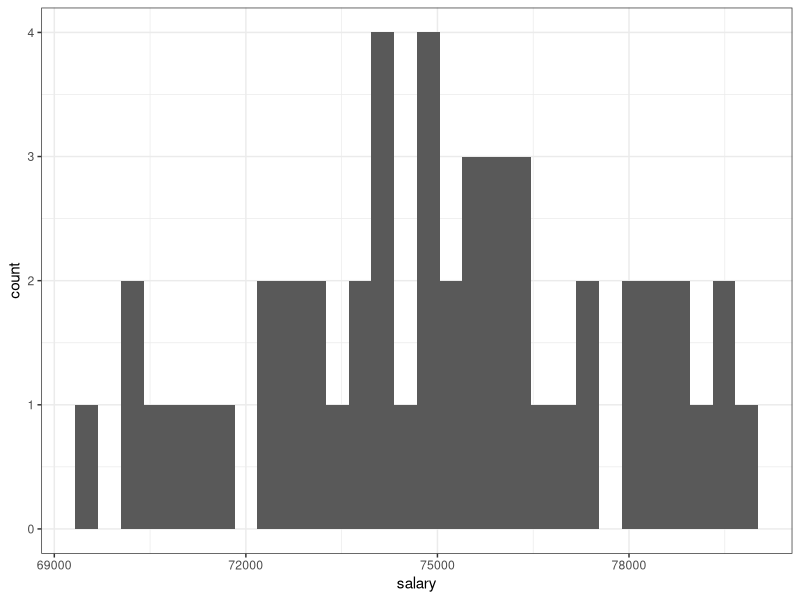
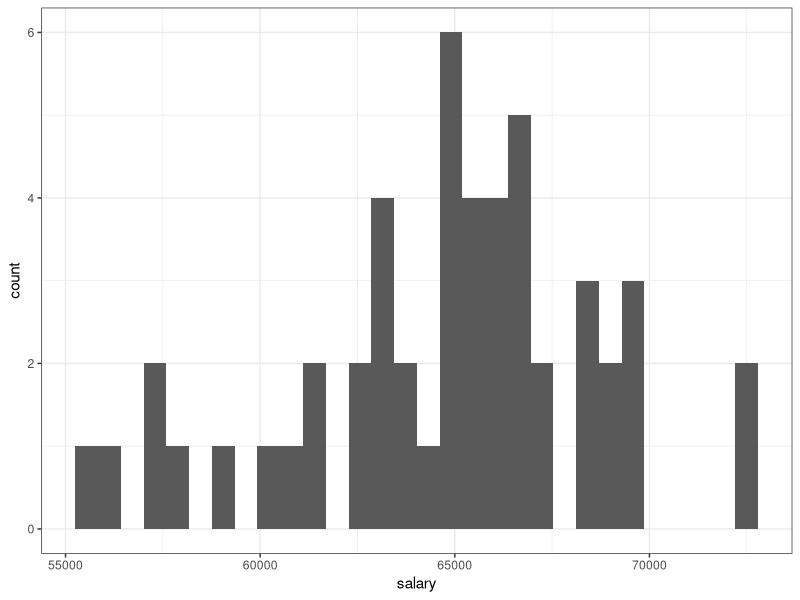
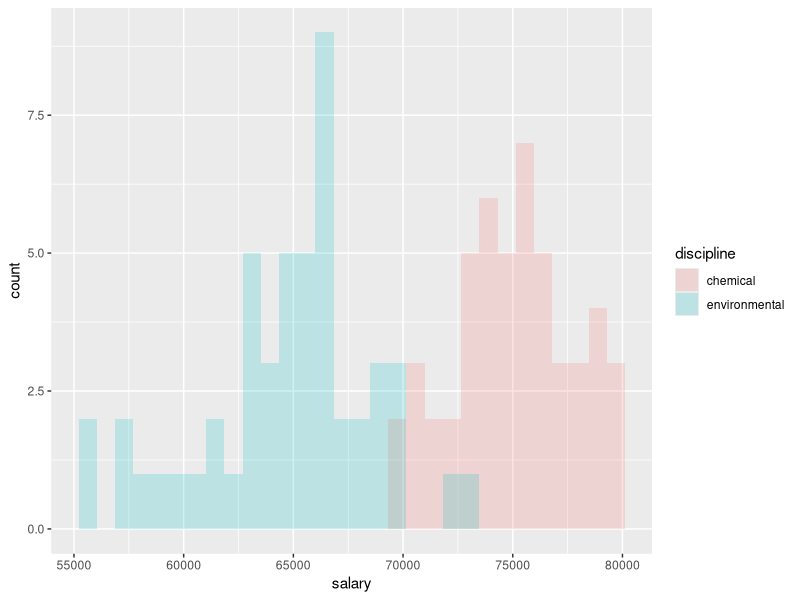

Reproduce these figures in R, in order. (Note: this script raises an error after producing the figures.)
### Week 8 - Comparing means (t-test) demos 


library(tidyverse)
library(broom)




getwd()
wd_path <- wd_path <- "G:/My Drive/AK Faculty/Teaching/ENGE 5714 - Quantitative Analysis Spring 2020/ENGE 5714 Quantitative Analysis - Shared materials/Week 8 - Comparing two means (t-tests)"
setwd(wd_path)
list.files()





### Demo 1 - comparing salary data for chemical engineering and civil engineering #####


# First, let's generate some data so that we know the underlying data-generating process that we use statistical tests to characterize

# we'll have a sample of 100 participants
N <- 100

student_id <- seq(N)

group_size <- N/2

chem_eng_df <- tibble(id = seq(group_size),
                      salary = round(rnorm(n = group_size, mean = 75000, sd = 3000), 2),
                      discipline = "chemical")
chem_eng_df %>% 
  ggplot(aes(x= salary)) +
  geom_histogram() +
  theme_bw()


env_eng_df <- tibble(id = seq(group_size),
                      salary = round(rnorm(n = group_size, mean = 65000, sd = 4000), 2),
                      discipline = "environmental")
env_eng_df %>% 
  ggplot(aes(x= salary)) +
  geom_histogram() +
  theme_bw()


# combine the two disciplinary dataframes together
salary_comb_long <- bind_rows(chem_eng_df, env_eng_df)



salary_comb_long %>% 
  ggplot(aes(x = salary, fill = discipline)) +
  geom_histogram(alpha = 0.2, position = "identity")


# independent samples t-test using the long format approach (NB: the long format is a good practice - it keeps the grouping variable in one column and the continuous outcome variable in a separate column)
salary_test <- t.test(salary ~ discipline, data = salary_comb_long, paired = FALSE)
salary_test

# use the tidy() function from the broom package to generate a tibble with the output of the t.test()
tidy(salary_test)


# remember that a t-test is similar to a linear regression model with a binary predictor variable and continuous outcome variable
salary_lm <- lm(salary ~ discipline, data = salary_comb_long)
summary(salary_lm)

# calculate the effect size of discipline on salary
(t <- salary_test$statistic[[1]]) # wrapping this in parentheses prints out the value of t at the same time that it stores the value of t
(df <- salary_test$parameter[[1]])
(r <- sqrt(t^2/(t^2 + df)))
round(r,3)
r^2

# we now have the results of an independent samples t-test and the effect size. 
# Think about what would happen if we changed the sample size 
# or if we changed the underlying distributions that we used to generate the salary data


# we can also run the t-test using a wide format approach
salary_comb_wide <- salary_comb_long %>% 
  pivot_wider(names_from = discipline, values_from = salary)

salary_test_2 <- t.test(salary_comb_wide$chemical, salary_comb_wide$environmental, paired = FALSE)
salary_test_2






### Demo 2 - student SAT scores #####

# Let's try a second example. This time we'll simulate data we might have where a dependent samples t-test would be appropriate. 
# We are going to simulate the scenario where we have student SAT scores on both the verbal section and math section

samp_size <- 1000

student_id <- seq(samp_size)
sat_verbal <- round(rnorm(n = samp_size, mean = 620, sd = 55), 0)
sat_math <- round(rnorm(n = samp_size, mean = 700, sd = 40), 0)

sat_verbal_capped <- modify(.x = sat_verbal, .f = ~ min(800, .x))
sat_math_capped <- modify(.x = sat_math, .f = ~min(800, .x))

sat_df <- tibble(id = student_id,
                 verbal = sat_verbal_capped,
                 math = sat_math_capped)

sat_df %>% ggplot(aes(x = verbal)) +
  geom_histogram() +
  labs(title = "Simulated SAT Verbal Histogram",
       x = "Verbal Score",
       y = "Count")


sat_df %>% ggplot(aes(x = math)) +
  geom_histogram() +
  labs(title = "Simulated SAT Math Histogram",
       x = "Math Score",
       y = "Count")


# alternatively, we could plot these together by either making a long data set or 
# just overlaying histograms and modifying transparency (the alpha parameter)
sat_df %>% ggplot() +
  geom_histogram(aes(x = math, fill = "red"), alpha = 0.2) +
  labs(title = "Simulated SAT Scores Histogram",
       x = "SAT Score",
       y = "Count") +
  geom_histogram(aes(x = verbal, fill = "blue"), alpha = 0.2)


# looking at the histogram, we can see that there appears to be a systematic difference in the scores
# Running a t-test will help us see if that initial observation is statistically correct. 
# Since we will be comparing verbal and math scores for each student, this will be a dependent samples (or paired samples) t-test

sat_t_test <- t.test(sat_df$verbal, sat_df$math, paired = TRUE) # don't forget to add: paired = TRUE
# now look at the results
sat_t_test




# we see there was a statistically significant difference, but now let's try changing the distributions and see what happens

# first, we'll change make the means very close together and see how sensitive the test is to that
samp_size <- 1000

student_id_2 <- seq(samp_size)
sat_verbal_2 <- round(rnorm(n = samp_size, mean = 690, sd = 55), 0)
sat_math_2 <- round(rnorm(n = samp_size, mean = 700, sd = 40), 0)

# let's cap the simulated scores at 800
sat_verbal_2_capped <- modify(.x = sat_verbal_2, .f = ~ min(800, .x))
sat_math_2_capped <- modify(.x = sat_math_2, .f = ~min(800, .x))


sat_df_2 <- tibble(id = student_id,
                 verbal = sat_verbal_2_capped,
                 math = sat_math_2_capped)

sat_df_2 %>% ggplot(aes(x = verbal)) +
  geom_histogram() +
  labs(title = "Simulated SAT Verbal Histogram",
       x = "Verbal Score",
       y = "Count")


sat_df_2 %>% ggplot(aes(x = math)) +
  geom_histogram() +
  labs(title = "Simulated SAT Math Histogram",
       x = "Math Score",
       y = "Count")


# alternatively, we could plot these together by either making a long data set or 
# just overlaying histograms and modifying transparency (the alpha parameter)
sat_df_2 %>% ggplot() +
  geom_histogram(aes(x = math, fill = "red"), alpha = 0.2) +
  labs(title = "Simulated SAT Scores Histogram",
       x = "SAT Score",
       y = "Count") +
  geom_histogram(aes(x = verbal, fill = "blue"), alpha = 0.2)


# looking at the histogram, we can see that there appears to be a systematic difference in the scores
# Running a t-test will help us see if that initial observation is statistically correct. 
# Since we will be comparing verbal and math scores for each student, this will be a dependent samples (or paired samples) t-test

sat_t_test_2 <- t.test(sat_df_2$verbal, sat_df_2$math, paired = TRUE) # don't forget to add: paired = TRUE
# now look at the results
sat_t_test_2






# let's try a third test - this time we'll change the sample size to be 25 students rather than 1000
samp_size <- 25

student_id_3 <- seq(samp_size)
sat_verbal_3 <- round(rnorm(n = samp_size, mean = 690, sd = 55), 0)
sat_math_3 <- round(rnorm(n = samp_size, mean = 700, sd = 40), 0)

# cap the scores at 800
sat_verbal_3_capped <- modify(.x = sat_verbal_3, .f = ~ min(800, .x))
sat_math_3_capped <- modify(.x = sat_math_3, .f = ~min(800, .x))



sat_df_3 <- tibble(id = student_id_3,
                 verbal = sat_verbal_3_capped,
                 math = sat_math_3_capped)

sat_df_3 %>% ggplot(aes(x = verbal)) +
  geom_histogram() +
  labs(title = "Simulated SAT Verbal Histogram",
       x = "Verbal Score",
       y = "Count")


sat_df_3 %>% ggplot(aes(x = math)) +
  geom_histogram() +
  labs(title = "Simulated SAT Math Histogram",
       x = "Math Score",
       y = "Count")


# alternatively, we could plot these together by either making a long data set or 
# just overlaying histograms and modifying transparency (the alpha parameter)
sat_df_3 %>% ggplot() +
  geom_histogram(aes(x = math, fill = "red"), alpha = 0.2) +
  labs(title = "Simulated SAT Scores Histogram",
       x = "SAT Score",
       y = "Count") +
  geom_histogram(aes(x = verbal, fill = "blue"), alpha = 0.2)


# looking at the histogram, we can see that there appears to be a systematic difference in the scores
# Running a t-test will help us see if that initial observation is statistically correct. 
# Since we will be comparing verbal and math scores for each student, this will be a dependent samples (or paired samples) t-test

sat_t_test_3 <- t.test(sat_df_3$verbal, sat_df_3$math, paired = TRUE) # don't forget to add: paired = TRUE
# now look at the results
sat_t_test_3



# now we see that the statistically significant difference is gone. How about if we go back to having a large difference in the means

samp_size <- 25

student_id_4 <- seq(samp_size)
sat_verbal_4 <- round(rnorm(n = samp_size, mean = 620, sd = 55), 0)
sat_math_4 <- round(rnorm(n = samp_size, mean = 700, sd = 40), 0)

#cap the scores at 800
sat_verbal_4_capped <- modify(.x = sat_verbal_4, .f = ~ min(800, .x))
sat_math_4_capped <- modify(.x = sat_math_4, .f = ~min(800, .x))


sat_df_4 <- tibble(id = student_id_4,
                   verbal = sat_verbal_4_capped,
                   math = sat_math_4_capped)

# visualize the distributions of scores
sat_df_4 %>% ggplot(aes(x = verbal)) +
  geom_histogram() +
  labs(title = "Simulated SAT Verbal Histogram",
       x = "Verbal Score",
       y = "Count")


sat_df_4 %>% ggplot(aes(x = math)) +
  geom_histogram() +
  labs(title = "Simulated SAT Math Histogram",
       x = "Math Score",
       y = "Count")


# alternatively, we could plot these together by either making a long data set or 
# just overlaying histograms and modifying transparency (the alpha parameter)
sat_df_4 %>% ggplot() +
  geom_histogram(aes(x = math, fill = "red"), alpha = 0.2) +
  labs(title = "Simulated SAT Scores Histogram",
       x = "SAT Score",
       y = "Count") +
  geom_histogram(aes(x = verbal, fill = "blue"), alpha = 0.2) +
  scale_fill_manual(name = "Category", values = c("blue", "red"), labels = c("verbal", "math"))


# looking at the histogram, we can see that there appears to be a systematic difference in the scores
# Running a t-test will help us see if that initial observation is statistically correct. 
# Since we will be comparing verbal and math scores for each student, this will be a dependent samples (or paired samples) t-test

sat_t_test_4 <- t.test(sat_df_4$math, sat_df_4$verbal, paired = TRUE) # don't forget to add: paired = TRUE
# now look at the results
sat_t_test_4

# We should see that the t-test will pick up differences between means if there is a sufficiently large difference.










